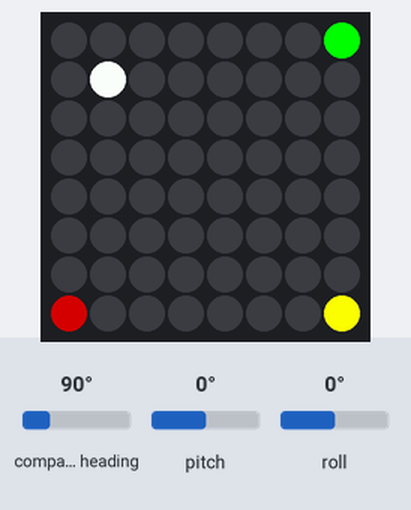
A program run on a simulated Raspberry Pi (BCM pin numbers) with a Sense HAT. Shown: the Sense HAT's 8×8 RGB LED matrix. Inputs (shaded band) come from the test bench; at power-on: roll 0°, pitch 0°, compass heading 90°. The Sense HAT reports a negative pitch or roll as 360° plus the angle.

Above: at 1.2 s.
1.3 s: roll set to 8°
2.8 s: roll set to 11°
At 4.5 s:
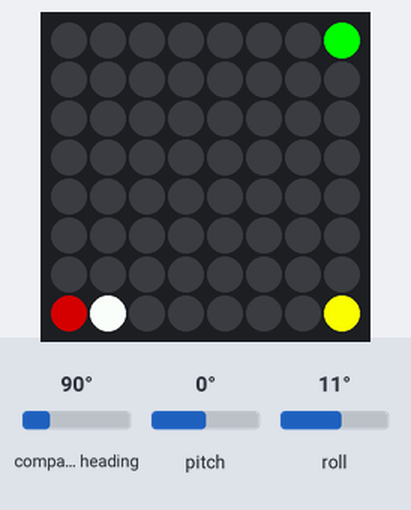
4.8 s: pitch set to -86°
At 5.9 s:
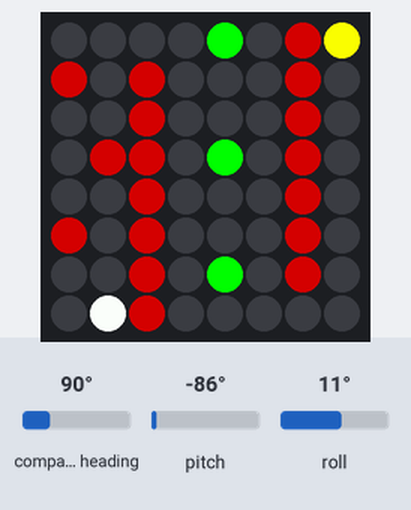
6.4 s: pitch set to 45°
At 7.3 s:
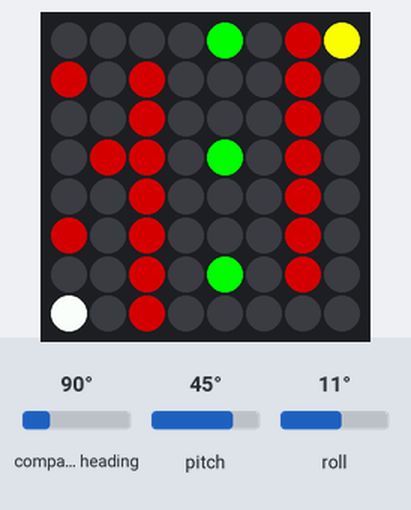
Timing chart, 0 to 8.9 s (numbered marks = the images above; inputs shaded):
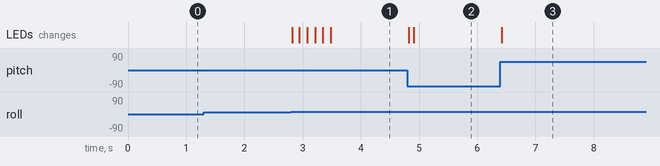

The program:

turbo.py
```python
# Importerer brukte biblioteker
import pygame
import numpy as np
from spillfunksjoner import *
from sense_hat import SenseHat
import time

pygame.init() # Initialiserer koden

# Lager variabler for lettere tilkalling
clock = pygame.time.Clock()
sense = SenseHat()


# Konstanter
LEVELTOT = 9
FPS = 60

# Variabler
score = 0
timescore = 0
nl = 0

level=np.array(nextlevel(nl))

holepos = []
pointpos=[]


# Farger
B=(255, 255, 255) #Ball
W=(128, 0, 0) # Wall
H=(0, 255, 0) # Hole
F=(255, 255, 0) # Finish
G=(0, 0, 0) # Ground
P=(0,0,255) #Pickup

# Fart i x og y retning
vx = 0
vy = 0

# Variabler for telling av frames
xstep = 0
ystep = 0
cx = 0
cy = 0

# Henter posisjoner for alle ruter
for i in range(8):
    for j in range(8):
        if level[i, j] == 1:
            bx = i
            by = j
        elif level[i, j] == 3:
            holepos.append([i, j])
        elif level[i, j] == -1:
            goalpos = [i, j]
        elif level[i,j]==4:
            pointpos.append([i,j])


# Spillokka
running = True

while running:
    clock.tick(FPS) # Kjorer lokka FPS mange ganger per sekund, hoyere FPS gir mer noyaktige maalinger.

    # Henter orientasjonen fra SenseHat
    xy = ori()
    x = xy[1]
    y = xy[0]

    # Her bestemmes det om ballen skal bevege seg i det hele tatt
    if x > 1:
        vx = -1
    elif x < -1:
        vx = 1
    else:
        vx = 0

    if y > 1:
        vy = 1
    elif y < -1:
        vy = -1
    else:
        vy = 0

    # Bestemmer hvor ofte ballen skal bevege seg.
    xstep = 10 - abs(int(x * 3))
    ystep = 10 - abs(int(y * 3))

    level[bx, by] = 0 # Fjern gammel posisjon

    # I denne if- setningen beveger ballen seg i y- retning, med mindre noe staar i veien.
    if cy >= ystep: # Sjekker om loekka har kjoert nok ganger til aa oppdatere.

        if vy != 0: # Kjoerer hvis ballen har en fart.
            # Her forventes en indekseringsfeilmelding hvis ballen er inntil kanten av brettet. Bruker try for aa unngaa dette.
            try:
                if level[bx, by + vy] == 2 or by + vy == -1 or by + vy == 8: # Setter farten lik 0 dersom neste posisjon er en vegg.
                    vy = 0
            except IndexError:
                vy = 0
            by += vy # Oppdaterer ballposisjon med farten til ballen
        cy = 0

    else:
        cy += 1

    # Det samme i x- retning.
    if cx >= xstep:

        if vx != 0:
            try:
                if level[bx + vx, by] == 2 or bx + vx == -1 or bx + vx == 8:
                    vx = 0
            except IndexError:
                vx = 0
            bx += vx
        cx = 0

    else:
        cx += 1

    timescore += 0.05


    if [bx,by] in pointpos: # Sjekker om ballen er in en poengposisjon
        score+=70
        pointpos.remove([bx,by])

    if [bx, by] in holepos: # Sjekker om ballposisjonen er en hullposisjon
        # Starter spillet paa nytt og printer scoren
        score -= int(timescore)
        GAMEOVER(score)
        print_score(score)
        score = 0
        timescore = 0
        nl = 1
        level=np.array(nextlevel(nl))

        holepos = []
        pointpos =[]

        for i in range(8):
            for j in range(8):
                if level[i, j] == 1:
                    bx = i
                    by = j
                elif level[i, j] == 3:
                    holepos.append([i, j])
                elif level[i, j] == -1:
                    goalpos = [i, j]
                elif level[i,j]==4:
                    pointpos.append([i,j])


    if [bx, by] == goalpos: # Neste level
        nl += 1
        score += 100
        if nl > LEVELTOT: # Gaar til level 1 dersom man vinner
            Victory(score)
            nl = 1
            score -= int(timescore)
            print_score(score)
            score = 0
            timescore = 0
        level=np.array(nextlevel(nl))


        holepos = []
        pointpos = []

        for i in range(8):
            for j in range(8):
                if level[i, j] == 1:
                    bx = i
                    by = j
                elif level[i, j] == 3:
                    holepos.append([i, j])
                elif level[i, j] == -1:
                    goalpos = [i, j]
                elif level[i,j]==4:
                    pointpos.append([i,j])


    level[bx, by] = 1 # Oppdater posisjon

    # Her Oppdateres hele brettet med nye objektposisjoner
    for i in range(8):
        for j in range(8):
            if level[i, j]==1:
                sense.set_pixel(i, j, B)
            elif level[i,j]==2:
                sense.set_pixel(i,j,W)
            elif level[i,j]==3:
                sense.set_pixel(i,j,H)
            elif level[i,j]==-1:
                sense.set_pixel(i,j,F)
            elif level[i,j]==4:
                sense.set_pixel(i,j,P)
            else:
                sense.set_pixel(i,j,G)

print_score(score)
sense.clear()
```

spillfunksjoner.py
```python
# Imporer brukte biblioteker
from sense_hat import SenseHat
import time
import datetime

sense = SenseHat()


# Denne funskjonen tar inn et heltall og returnerer en tilhoerende 8x8 matrise med baneelementer
def nextlevel(level):

    if level == 0:

        return  ([0,0,0,0,0,0,0,2],
                 [0,1,0,0,0,0,0,0],
                 [0,0,0,0,0,0,0,0],
                 [0,0,0,0,0,0,0,0],
                 [0,0,0,0,0,0,0,0],
                 [0,0,0,0,0,0,0,0],
                 [0,0,0,0,0,0,0,0],
                 [3,0,0,0,0,0,0,-1]
                 )


    if level == 1:

        return  ([0,2,0,0,0,2,0,1],
                 [0,0,0,2,0,0,0,0],
                 [0,2,2,2,2,2,2,2],
                 [0,0,0,0,0,0,0,0],
                 [3,0,0,3,0,0,3,0],
                 [0,0,0,0,0,0,0,0],
                 [2,2,2,2,2,2,2,0],
                 [-1,0,0,0,0,0,0,0]
                 )
    if level == 2:
        return  ([1, 0, 0, 0, 0, 0, 0, 0],
                 [2, 2, 2, 2, 2, 2, 2, 0],
                 [4, 2, 0, 0, 0, 0, 0, 0],
                 [0, 2, 0, 3, 0, 2, 2 ,2],
                 [0, 2, 0, 0, 0, 0, 0, 0],
                 [0, 2, 0, 2, 0, 2, 0, 2],
                 [0, 2, 0, 2, 0, 0, 0, 0],
                 [0, 0, 0, 2, 0, 2, 0, -1]
                 )

    if level == 3:
        return ([2, 0, 4, 0, 2, 2, 0, -1],
                [0, 2, 0, 0, 0, 0, 0, 0],
                [0, 0, 3, 0, 0, 3, 0, 2],
                [0, 0, 0, 0, 0, 0, 0, 2],
                [2, 0, 0, 0, 0, 0, 0, 0],
                [2, 0, 3, 0, 0, 3, 0, 4],
                [0, 0, 0, 0, 0, 0, 2, 0],
                [1, 0, 2, 2, 0, 0, 0, 2])

    if level == 4:
        return ([0, 3, 0, 0, 0, 3, 0, 3],
                [0, 0, 0, 3, 0, 0, 0, 0],
                [0, 3, 2, 2, 0, 2, 0, 3],
                [0, 2, 0, 0, 0, 2, 0, 4],
                [0, 2, 0, 3, 3, 0, 2, 2],
                [0, 2, 0, 0, 0, 0, 0, 0],
                [0, 2, 2, 2, 2, 3, 0, 3],
                [1, 2, -1, 0, 0, 0, 0, 0])

    if level == 5:

        return  ([3,0,0,0,0,0,0,3],
                 [0,0,2,0,3,2,0,3],
                 [0,3,2,0,3,2,0,0],
                 [0,0,2,0,0,2,3,0],
                 [3,0,2,3,0,2,0,0],
                 [-1,0,2,0,0,2,3,4],
                 [3,3,2,0,3,2,3,3],
                 [1,0,0,0,0,0,0,3]
                 )
    if level == 6:

        return  ([1,2,3,3,3,3,3,3],
                 [0,2,-1,0,0,0,0,0],
                 [0,2,2,3,2,2,3,0],
                 [0,2,0,0,0,0,0,0],
                 [0,2,0,3,2,2,3,2],
                 [0,2,0,0,0,0,0,4],
                 [0,3,2,2,3,3,0,3],
                 [0,0,0,0,0,0,0,0]
                 )
    if level == 7:

        return  ([1,2,-1,0,0,0,0,3],
                 [0,2,2,2,2,2,0,0],
                 [0,2,3,3,3,3,3,0],
                 [0,2,3,3,2,0,0,0],
                 [0,2,0,4,3,0,3,3],
                 [0,2,0,0,2,0,0,0],
                 [0,2,0,3,3,3,3,0],
                 [0,0,0,0,0,0,0,0]
                 )
    if level == 8:
        return ([1, 0, 0, 2, 0, 0, 0, 3],
                [2, 2, 0, 2, 0, 2, -1, 0],
                [0, 0, 0, 2, 0, 2, 2, 2],
                [0, 2, 2, 2, 0, 0, 0, 0],
                [0, 2, 0, 0, 0, 2, 2, 0],
                [0, 2, 0, 2, 0, 2, 4, 0],
                [0, 0, 0, 2, 0, 2, 0, 0],
                [3, 2, 2, 2, 0, 0, 0, 3])

    if level == 9:
        return ([0, 0, 0, 0, 0, 0, 3, -1],
                [0, 3, 2, 2, 2, 0, 2, 0],
                [0, 0, 2, 1, 2, 0, 2, 0],
                [3, 0, 0, 0, 2, 0, 2, 0],
                [2, 2, 2, 3, 2, 0, 2, 0],
                [0, 0, 0, 0, 0, 0, 2, 0],
                [0, 3, 2, 2, 2, 3, 2, 0],
                [0, 0, 0, 0, 0, 0, 0, 4])

# Denne funksjonen tar inn en score og printer en melding paa skjermen med scoren.
def GAMEOVER(score = ""):
    sense.clear
    sense.show_message("GAME OVER", 0.02)
    time.sleep(0.1)
    sense.show_message("Your score: "+ str(score), 0.02)
    time.sleep(0.1)


def print_score(score):                                                                     #Funksjon som printer ut score og dato
    now = datetime.datetime.now()                                                           #datoen og tiden akkurat nå
    now1 = now.strftime("%d-%m-%Y %H:%M:%S")                                                #finere format av dato og tid
    with open("yourscore.txt", "a") as fil:                                                 #AApner fil med navn yourscore som tillater aa skrive i fil
        fil.write("\n" + "Current date and time: " + str(now1) + " Score: " + str(score))   #Score blir lagt til i fil med dato

# Denne funksjonen tar inn en score og viser en melding og en animasjon
def Victory(score):
    sense.clear
    sense.show_message("You Win!",scroll_speed=0.02,text_colour=[128,128,128])
    sense.show_message("Your score: "+ str(score),scroll_speed=0.02,text_colour=[128,128,128])
    print_score(score)
    for i in range (0,24):
        choice="Victoryscreen"+str(i)+".png"
        sense.load_image(choice)
        time.sleep(0.05)

def ori():                                                                                 #Funksjonen henter sensordata fra gyroskopet og returnerer en liste med en x og en y verdi.
    orientation = sense.get_orientation()
    roll = (orientation.get("roll"))                                                       #roll er en vinkel fra 0 til 360 grader, om y aksen til Sense Haten.
    pitch = (orientation.get("pitch"))                                                     #pitch er en vinkel fra 0 til 360 grader, om x aksen.

    x = 0                                                                                  #gir x en verdi mellom -10 og 10 ut i fra vilken verdi roll har.
    if (roll <= 90):                                                                       #hvis roll vinklelen er over 90/-90 (under 270) blir verdien av x = 0
        x = (10 / 90) * roll
    elif (270 <= roll):
        x = (10 / 90) * (roll - 360)

    y = 0                                                                                  #gir y en verdi mellom -10 og 10 ut i fra vilken verdi pitch har.
    if (pitch <= 90):                                                                      #hvis pitch vinklelen er over 90/-90 (under 270) blir verdien av y = 0
        y = (10 / 90) * pitch
    elif (270 <= pitch):
        y = (10 / 90) * (pitch - 360)

    return [x, y]
```

Measured:
- the behaviour switches between 9 and 10° on roll (found by bisection; images 0 and 1)
- after the input at 1.3 s, every drawn part: stays the same
- after the input at 2.8 s, the LEDs: first change at once (image 1 shows a later state)
- after the input at 4.8 s, the LEDs: first change at once (image 2 shows a later state)
- after the input at 6.4 s, the LEDs: change at once (image 3)
